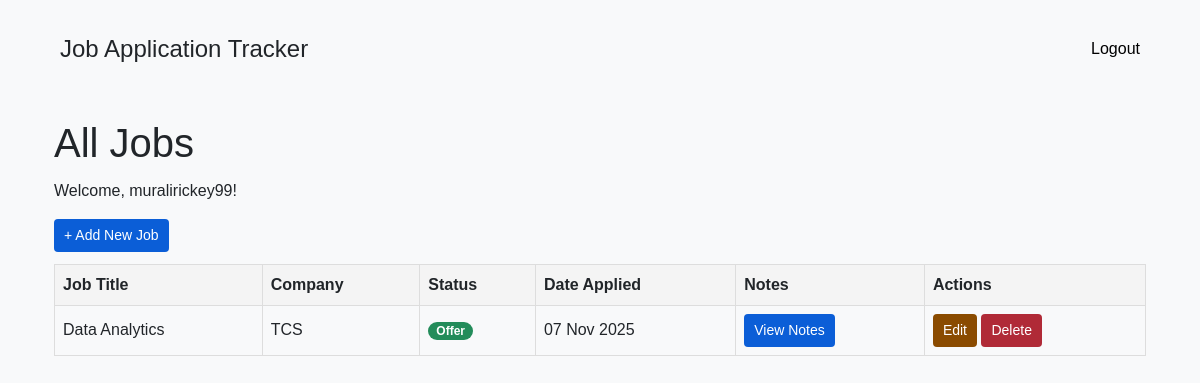
Screenshot of /jobs/ (signed in) with the database file from the repository.
### jobs/models.py (models this page shows, shortened)
class Job(models.Model):
    STATUS_CHOICES = [
        ('Applied', 'Applied'),
        ('Interview', 'Interview'),
        ('Offer', 'Offer'),
        ('Rejected', 'Rejected'),
        ('Wishlist', 'Wishlist'),
    ]
    user = models.ForeignKey(User, on_delete=models.CASCADE, null=True, blank=True)
    title = models.CharField(max_length=200)
    company = models.CharField(max_length=200)
    status = models.CharField(max_length=50, choices=STATUS_CHOICES, default='Applied')
    date_applied = models.DateField(null=True, blank=True)
    notes = models.TextField(blank=True)
    created_at = models.DateTimeField(auto_now_add=True)
    updated_at = models.DateTimeField(auto_now=True)

### jobs/views.py (the view)
# urls.py: path('', views.job_list, name='job_list'),
@login_required
@never_cache
def job_list(request):
    jobs = Job.objects.filter(user=request.user)  # only show jobs for logged-in user
    return render(request, 'jobs/job_list.html', {'jobs': jobs})

### jobs/templates/jobs/job_list.html (shortened to what this page needs)
{% extends "base.html" %}
{% block content %}
<div class="container py-4">
    <h1>All Jobs</h1>
    <p>Welcome, {{ user.username }}!</p>
    <a href="{% url 'add_job' %}" class="btn btn-add">+ Add New Job</a>
    {% if jobs %}
    <table>
        <thead>
            <tr>
                <th>Job Title</th>
                <th>Company</th>
                <th>Status</th>
                <th>Date Applied</th>
                <th>Notes</th>
                <th>Actions</th>
            </tr>
        </thead>
        <tbody>
            {% for job in jobs %}
            <tr>
                <td>{{ job.title }}</td>
                <td>{{ job.company }}</td>
                <td><span class="badge {{ job.status }}">{{ job.status }}</span></td>
                <td>
                    {% if job.date_applied %}
                        {{ job.date_applied|date:"d M Y" }}
                    {% else %} — {% endif %}
                </td>
                <td>
                    {% if job.notes %}
                        <button
                            class="btn btn-add"
                            onclick="showNotes('{{ job.notes|escapejs }}')"
                            aria-label="View notes for {{ job.title }}">
                            View Notes
                        </button>
                    {% else %}
                        —
                    {% endif %}
                </td>
                <td>
                    <a href="{% url 'edit_job' job.id %}" class="btn btn-edit">Edit</a>
                    <a href="{% url 'delete_job' job.id %}" class="btn btn-delete">Delete</a>
                </td>
            </tr>
            {% endfor %}
        </tbody>
    </table>
    {% else %}
        <p>No jobs found. Start by adding one.</p>
    {% endif %}
</div>
{% endblock %}

### templates/base.html (style rules this page uses)
body { background: #f8f9fa; }

### jobs/templates/jobs/job_list.html (style rules this page uses)
body { font-family: Arial, sans-serif; margin: 20px; }
h1 { margin-bottom: 12px; }
table { width: 100%; border-collapse: collapse; margin-top: 12px; }
th, td { border: 1px solid #ddd; padding: 8px; text-align: left; }
th { background: #f4f4f4; }
.btn { padding: 6px 10px; text-decoration: none; border-radius: 4px; font-size: 14px; display: inline-block; cursor: pointer; border: none; }
.btn-add { background: #0b5ed7; color: #ffffff; }
.btn-edit { background: #8a4b00; color: #ffffff; }
.btn-delete { background: #b02a37; color: #ffffff; }
.badge { padding: 3px 8px; border-radius: 10px; font-size: 12px; color: #fff; }
.Offer { background: #238c5a; }

### rows the page displays
Job: title "Data Analytics", company "TCS", status "Offer", date_applied "07 Nov 2025"

### other values shown
{{ user.username }} "muralirickey99"
